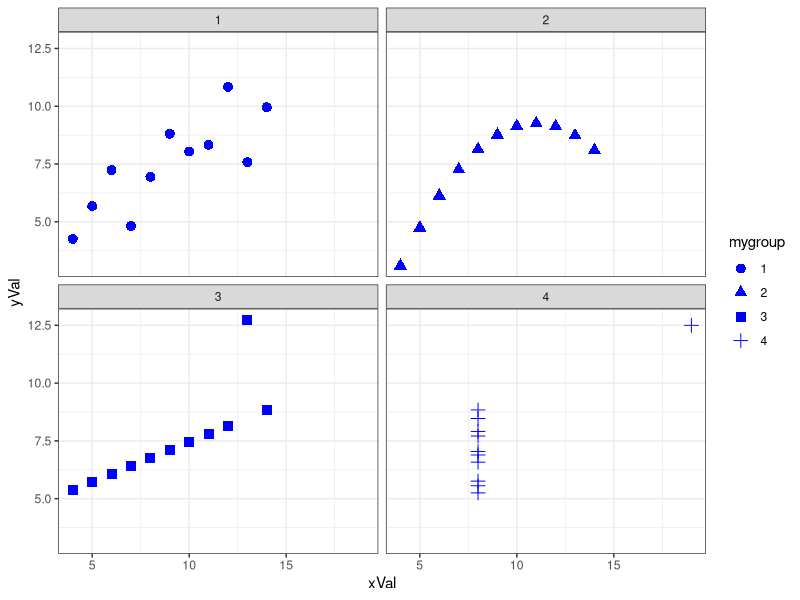

Write the R code that produced this figure. (Note: this script raises an error after producing the figure.)
## ---- chunk 1
knitr::opts_chunk$set(echo = TRUE, 
                      include = TRUE,
                      message = FALSE,
                      warning = FALSE)
#library(lubridate)
library(tidyverse)
theme_set(theme_bw())

## ---- chunk 2

anscombe

## ---- chunk 3

# calc mean and standard dev
mean = round(apply(anscombe,2, mean),3)
std_dev = round(apply(anscombe,2, sd), 3)

# create df of stats
anscombe_stats <- rbind(mean, std_dev) 

## ---- chunk 4

anscombe_stats

## ---- chunk 5

# create long df of anscombe data
mydata=with(anscombe,data.frame(xVal=c(x1,x2,x3,x4), 
                                yVal=c(y1,y2,y3,y4),
                                mygroup=gl(4,nrow(anscombe))))

## ---- chunk 6

ggplot(data = mydata, aes(x = xVal, y = yVal, shape = mygroup)) +
  geom_point(size = 3, colour = 'blue') +
  facet_wrap(~mygroup)

## ---- chunk 7

airparif <- read_rds("airparif_oct2017.rds")
str(airparif)

# Reorder columns
airparif <- airparif[, c(1,8:10,2,4,3,5:7)]
str(airparif)

# make tidy
airparif.tidy <- airparif %>% 
  gather(PM10, PM25, NO2, O3, CO, 
         key = 'pollutant', value = 'value', 
         na.rm = TRUE) %>% 
  group_by(date, heure, pollutant) %>% 
  arrange(date)

airparif.tidy <- data.frame(airparif.tidy)
str(airparif.tidy)

## ---- chunk 8

tail(airparif.tidy)

## ---- chunk 9

# create plot
hg <- ggplot(data = airparif.tidy, aes(x = value))
hg 

# add geom
hg <- hg + geom_histogram()
hg

# add facets
hg + 
  facet_wrap(~pollutant)

# fix x-axis
hg + facet_wrap(~pollutant, scales = 'free_x')

## ---- chunk 10

head(airparif)

## ---- chunk 11

head(airparif.tidy)

## ---- chunk 12

# update data layer with new mapping
hg <- hg %+% aes(fill = pollutant)

# plot
hg + facet_wrap(~pollutant, scales = 'free_x')
## ---- chunk 13

hg + facet_grid(month~pollutant, scales = 'free_x')

## ---- chunk 14

# create boxplot var
bp <- ggplot(airparif.tidy, aes(month, value, fill = pollutant)) +
  geom_boxplot()

# we'll use this a lot  
fw <- facet_wrap(~pollutant, scales = 'free_y')

# monthly boxplot
bp + fw

# hourly boxplot
bp.h <- bp %+% aes(x = as.factor(heure)) 

bp.h + fw

## ---- chunk 15

# first, define thresholds for diff pollutants
PM10 <- c(25,50,90,180)
PM25 <- c(15,30,55,110)
NO2 <- c(50,100,200,400)
O3 <- c(60,120,180,240)
CO <- c(5000,7500, 10000, 20000)

# create df of levels
levels_h.df <- as.data.frame(cbind(PM10, PM25, NO2, O3, CO))
rownames(levels_h.df) <- c('low', 'medium', 'high', 'very high')

# set rownames as columns
library(data.table)
setDT(levels_h.df, keep.rownames = TRUE)

# rename rn column
colnames(levels_h.df)[1] <- "level"

# put in long format
levels_h.long <- levels_h.df %>% 
  gather('pollutant', 'value', 2:6)

# change col order
levels_h.long <- levels_h.long[, c(2,3,1)]

## ---- chunk 16

# add horizontal line & levels df
hl <- geom_hline(data = levels_h.long, 
                  aes(yintercept = value, group = pollutant), linetype = 2)

# without hlines
bp.h + fw

# with hlines
bp.h + fw + hl

## ---- chunk 17

# create a sample of 1000 obs

set.seed(888) 
sample <- subset(airparif, select = c(PM10, PM25, NO2, O3, CO, year))
sample <- sample[sample(1:nrow(sample),1000),]

## ---- chunk 18

# import library
library(GGally) 

# look at correlations
ggpairs(data=sample, # data.frame with variables
        title="Pollutant correlations") # title of the plot

## ---- chunk 19

ggpairs(data = sample, 
        lower = list(continuous = wrap("smooth", alpha=1/5, shape = I('.'), 
                                       colour ='blue')),
         title="Pollutant correlations")

## ---- chunk 20

# summarize df
ap.tidy.agg <- airparif.tidy %>% 
  group_by(date, pollutant) %>% 
  summarise(mean = mean(value))


# make wide df
ap.agg <- ap.tidy.agg %>%
  spread(pollutant, mean)

# scale by centering around mean
# for that pollutant
ap.scaled <- sapply(ap.agg[2:6], function(x) scale(x))

# convert to df
ap.scaled <- as.data.frame(ap.scaled)

# add back date
ap.scaled$date <- ap.agg$date

# make tidy
ap.scaled.tidy <- ap.scaled %>% 
  group_by(date) %>% 
  gather(key = 'pollutant', value = 'scale_value', 1:5) %>% 
  arrange(date)

head(ap.scaled.tidy)

## ---- chunk 21

# data munging

# scale by centering around mean
# for that pollutant
ap.h.scaled <- sapply(airparif[6:10], function(x) scale(x))

# convert to df
ap.h.scaled <- as.data.frame(ap.h.scaled)

# add back date & hour
ap.h.scaled$date <- airparif$date
ap.h.scaled$hour <- airparif$heure

# make tidy
ap.h.scaled.tidy <- ap.h.scaled %>% 
  group_by(date, hour)%>% 
  gather(key = 'pollutant', value = 'scale_value', 1:5) %>% 
  arrange(date)

head(ap.h.scaled.tidy)

## ---- chunk 22

# data layer
hm <- ggplot(data = ap.scaled.tidy, 
             aes(x = pollutant, y = as.factor(month(date))))

# add geom
hm <- hm +
  geom_tile(aes(fill = scale_value))
  
# add colour scale & plot
hm + scale_fill_gradient2(low="blue", high="darkorange", guide="colorbar")


## ---- chunk 23

# update df and y var
hm.h <- hm %+% ap.h.scaled.tidy + aes(y=hour)

# add colour scale & plot
hm.h + scale_fill_gradient2(low="blue", high="darkorange", guide="colorbar")

## ---- chunk 24

dec2016 <- airparif.tidy %>% 
  filter(year == 2016 & month == 12)

dec2016 <- data.frame(dec2016)
## ---- chunk 25

# create line plot
p <- ggplot(dec2016, aes(heure, value)) +
              geom_line(colour = 'darkgrey')
p + fw

# change default grouping
p <- p %+% aes(group = date)
p + fw

## ---- chunk 26

# Dec 2016 particulate data
dec2016_pm <- dec2016 %>% 
  filter(pollutant %in% c('PM10', 'PM25'))

# find index of max value in Dec
max_val <- which.max(dec2016_pm[,'value'])

# find date
max_date <- dec2016_pm[max_val, 'date']

# filter on this date
dec2016_pm_max <- dec2016 %>%
  filter(date == max_date)

## ---- chunk 27

# pollution spike df
p_spike <- geom_line(aes(heure, value, 
                         group = pollutant, 
                         colour = pollutant))

# plot pollution spike day
ggplot(data = dec2016_pm_max) + 
  p_spike + 
  fw

# create layer for other days
p_other <- geom_line(data = dec2016, 
                      aes(heure, value, group = date), 
                      colour = 'darkgrey')

# combine & plot
spag <- ggplot(data = dec2016_pm_max) + 
  p_other + 
  p_spike + 
  fw

spag

# add threshold lines
spag + hl

